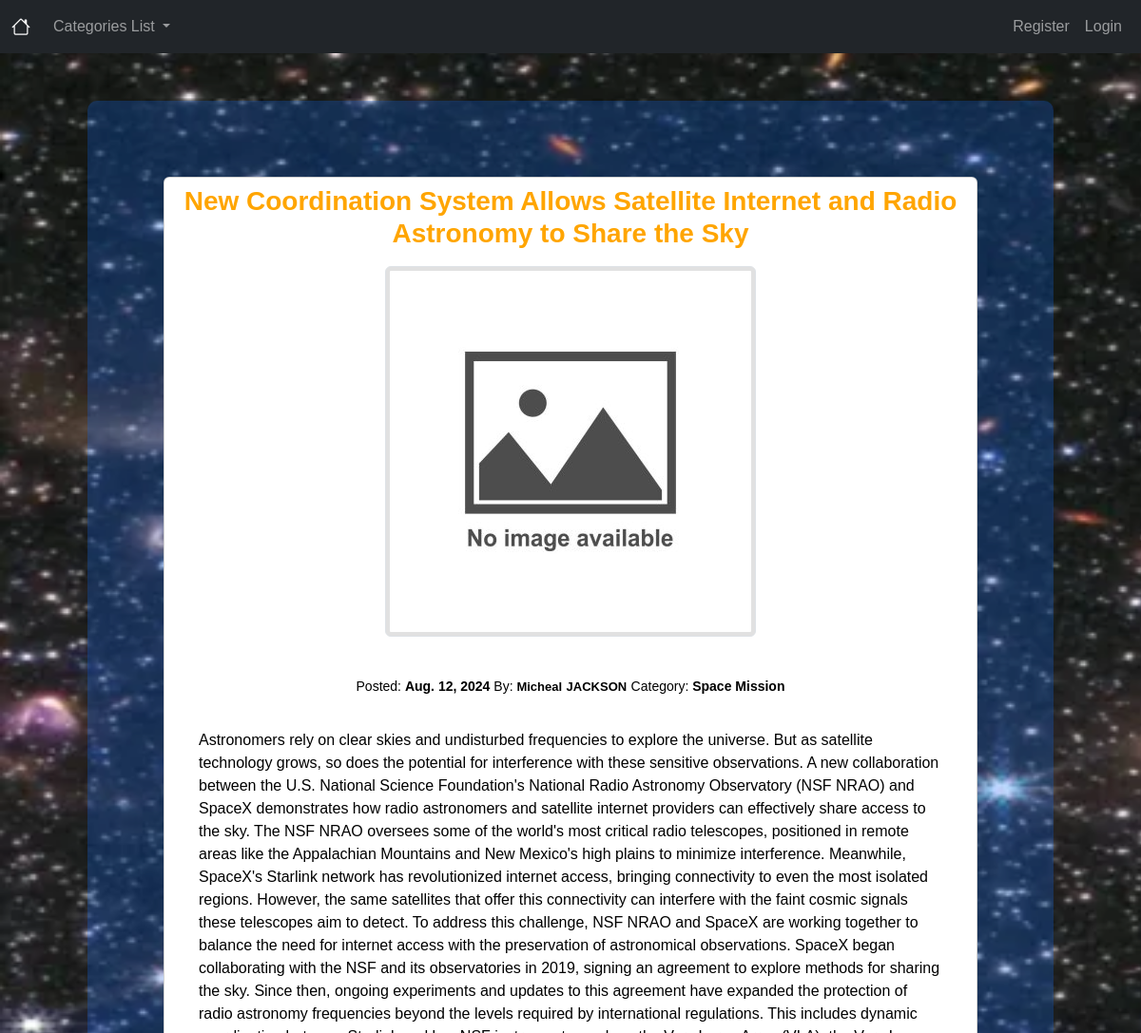
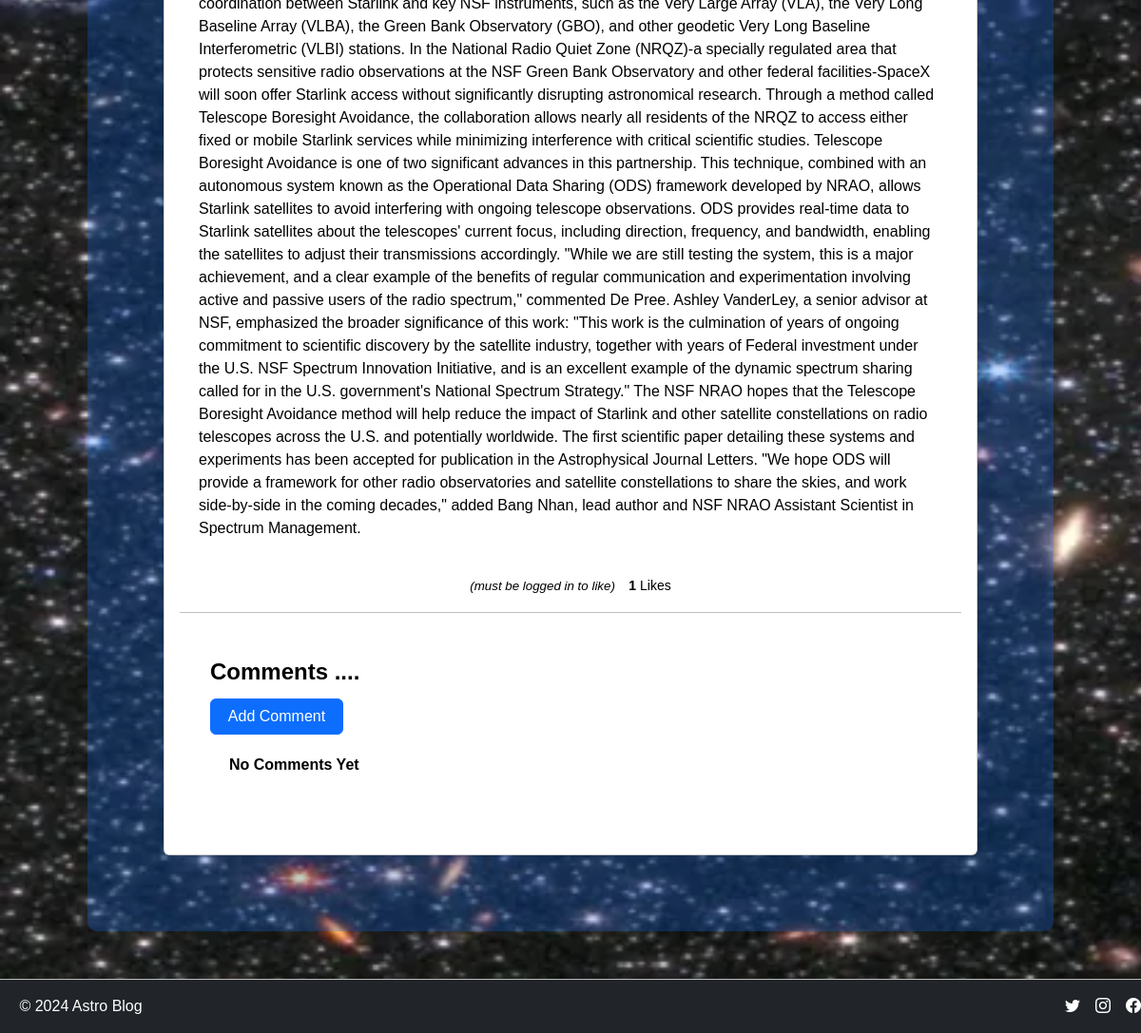
Screenshot of /blogger/article/58 with the database file from the repository (2 pictures, top to bottom).
### blogger/models.py (models this page shows, shortened)
class Post(models.Model):
    ACTIVE = 'active'
    DRAFT = 'draft'
    CHOICES_STATUS = (
    (ACTIVE, 'Active'),
    (DRAFT, 'Draft')
    )
    title = models.CharField(max_length=200)
    image = CloudinaryField('image', null = True, blank= True)
    title_tag = models.CharField(max_length=200)
    author = models.ForeignKey(User, related_name='posts', on_delete=models.CASCADE)
    body = models.TextField()
    post_date = models.DateField(auto_now_add=True)
    created_at = models.DateTimeField(auto_now_add=True)
    status = models.CharField(max_length=10, choices=CHOICES_STATUS, default=ACTIVE)
    category = models.CharField(max_length=200, default='coding')
    likes = models.ManyToManyField(User, related_name='blog_posts_likes')
    def total_likes(self):
        return self.likes.count()
    class Meta:
        ordering = ('-created_at','post_date',)

### blogger/views.py (the view)
# urls.py: path('article/<int:pk>', ArticleDetailView.as_view(), name='article-detail'),
class ArticleDetailView(DetailView):
    model = Post
    template_name = 'article_details.html'
    def get_context_data(self, *args, **kwargs):
       cat_menu = Category.objects.all()
       context = super(ArticleDetailView, self).get_context_data(*args, **kwargs)
       helper = get_object_or_404(Post, id=self.kwargs['pk'])
       total_likes = helper.total_likes()
       liked = False
       if helper.likes.filter(id=self.request.user.id).exists():
          liked = True
       context["cat_menu"] = cat_menu
       context["total_likes"] = total_likes
       context["liked"] = liked
       return context

### blogger/models.py (called while the page is built)
     def __str__(self):
         return self.name

### blogger/templates/article_details.html (shortened to what this page needs)
{% extends 'base.html' %}
{% load static %}
{% block content %}
<div class="content">
    <section class="container-sub">
        <div class="card steps--background-white" style="width: auto;">
            <div class="container-custom">
                <h3 class="container-frontpage">{{ post.title }}</h3>
                {% if post.image.url %}
                <img src="{{ post.image.url }}" class="img-thumbnail" alt="post-image">
                {% else %}
                <img src="{% static 'images/no-image-available.jpg' %}" class="img-thumbnail" alt="no-image-available">
                {% endif %}
            </div>
            <div class="card-body">
                <div class="container-custom">
                    <small>Posted: <strong>{{ post.post_date }}</strong> By: </small>
                    <small class="first-name"><strong>{{ post.author.first_name }}</strong></small>
                    <small class="last-name"><strong>{{ post.author.last_name }}</strong></small>
                    <small>Category: <strong>{{ post.category }}</strong> </small>
                </div>
                <div class="container-sub">
                    {{ post.body }}
                </div>
            </div>
            <div class="container-custom">
                <form action="{% url 'like-post' post.pk %}" method="POST">
                    {% if user.is_authenticated %}
                    {% if liked %}
                    <button type="submit" name="post_id" value="{{ post.id }}" class="btn btn-danger btn-sm">
                        <i class="bi bi-hand-thumbs-down"></i> Unlike
                    </button>
                    {% else %}
                    <button type="submit" name="post_id" value="{{ post.id }}" class="btn btn-secondary btn-sm">
                        <i class="bi bi-hand-thumbs-up"></i> Like
                    </button>
                    {% endif %}
                    {% else %}
                    <small class="italicize">&#40;must be logged in to like&#41;</small>
                    {% endif %}
                    <small> <strong>{{ total_likes }}</strong> Likes</small>
                </form>
                <hr>
                <div class="container-banner">
                    <h4>Comments ....</h4>
                    <a href="{% url 'add-comment' post.pk %}" class="btn btn-primary">Add
                        Comment</a>
                    {% if not post.comments.exists %}
                    <div class="container-sub"><strong>
                            <p>No Comments Yet</p>
                        </strong></div>
                    {% endif %}
                </div>
            </div>
        </div>
    </section>
</div>
{% endblock %}

### static/css/styles.css (style rules this page uses)
:root { --primary-color: #ffffff; --attrib-color: #3987a6; --primary-color-highlight: #bdbdbd; --bs-body-bg: #9e9e9e4e; --bs-body-font-family: 'Montserrat', sans-serif; --accent-color: #9e9e9e; --border-color: #000000; --main-text-color: #ffffff; }
html { scroll-behavior: smooth; }
h3 { margin-top: 0.5rem; }
h4 { font-weight: bolder; }
body { font-family: 'Montserrat', Arial, sans-serif; text-align: left; background-color: black; background-size: cover; color: hsl(0, 0%, 100%); background-image: url("../images/background.webp"); }
.img-thumbnail { margin-top: 10px; margin-bottom: 10px; margin-left: 0; }
.first-name, .last-name { font-size: small; text-transform: capitalize; }
.last-name { text-transform: uppercase; }
.container-frontpage { color: orange; text-align: center; font-weight: bolder; }
.italicize { padding-top: 10px; padding-right: 10px; font-size: smaller; font-style: italic; text-align: right; }
.content { background: rgba(13, 110, 253, 0.25); padding: 60px; border-radius: 10px; margin: 50px; }
.btn { margin-top: 5px; margin-right: 25px; width: 140px; }
.container-sub { width: 100%; padding: 1.25rem 1.25rem; margin: 0 auto; }
.container-banner { text-align: left; width: 100%; padding: 2rem; margin: 0 auto; }
.container-custom { text-align: center; width: 100%; padding: 0 1rem; padding-bottom: 0.85rem; margin: 0 auto; }
.steps--background-white { background-color: white; color: black; }

### rows the page displays
Post: title "New Coordination System Allows Satellite Internet and Radio Astronomy to Share the Sky", post_date "Aug. 12, 2024", author.first_name "Micheal", author.last_name "JACKSON", category "Space Mission", body "Astronomers rely on clear skies and undisturbed frequencies to explore the universe. But as satellite technology grows, so does the potential for interference with these sensitive observations. A new collaboration between the U.S. National Science Foundation's National Radio Astronomy Observatory (NSF NRAO) and SpaceX demonstrates how radio astronomers and satellite internet providers can effectively share access to the sky. The NSF NRAO oversees some of the world's most critical radio telescopes, positioned in remote areas like the Appalachian Mountains and New Mexico's high plains to minimize interference. Meanwhile, SpaceX's Starlink network has revolutionized internet access, bringing…"

### other values shown
{{ total_likes }} "1"
